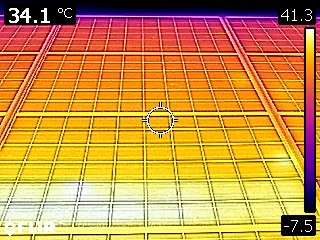
#> input picture Input Files/diode_thermal/FLIR0159.jpg, 320 x 240 px; its folder holds only this picture in this run
$ python '2 Diode Thermal.py'
#> lines starting #> are read from the running program, lines starting #| are printed output that depends on the picture; after the words box and inside, x2 and y2 are one past the last pixel; in counts of white or black regions, pixels touching at a corner belong together
import cv2
import numpy as np
import glob
import os

input_folder = 'Input Files\diode_thermal'
output_folder = 'diode_thermal'

if not os.path.exists(output_folder):
    os.makedirs(output_folder)

for file_path in glob.glob(os.path.join(input_folder, '*.jpg')):

    img = cv2.imread(file_path)
#> img is the input picture: shape (240, 320, 3); mean B, G, R 65.5, 145.6, 202.2

    gray = cv2.cvtColor(img, cv2.COLOR_BGR2GRAY)
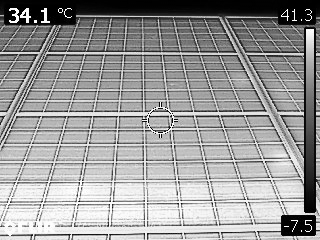
#> gray: shape (240, 320); min 0, max 255, mean 153.4

    lower = np.array([200, 200, 200], dtype=np.uint8)
    upper = np.array([255, 255, 255], dtype=np.uint8)

    mask = cv2.inRange(img, lower, upper)
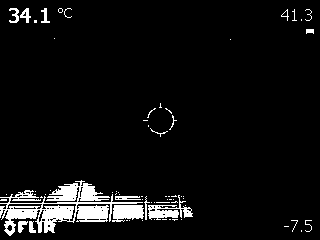
#> mask: shape (240, 320); 5.9% white; 67 white regions (50 under 20 px), largest, box (x1, y1, x2, y2) and area: (0, 180, 143, 236) 2808, (148, 195, 193, 220) 441, (112, 205, 144, 222) 435

    kernel = np.ones((5,5),np.uint8)
    dilation = cv2.dilate(mask, kernel, iterations=1)
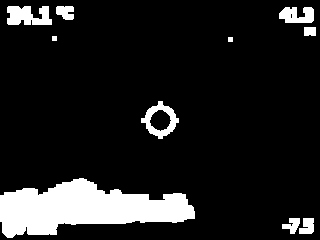
#> dilation: shape (240, 320); 12.1% white; 10 white regions, largest, box (x1, y1, x2, y2) and area: (0, 178, 195, 238) 6931, (7, 6, 52, 25) 658, (141, 101, 179, 139) 564

    # Exclude upper-left quarter region
    height, width, _ = img.shape
#> height = 240; width = 320
    quarter_height = height // 2
#> quarter_height = 120
    quarter_width = width // 2
#> quarter_width = 160
    dilation[:quarter_height, :quarter_width] = 0
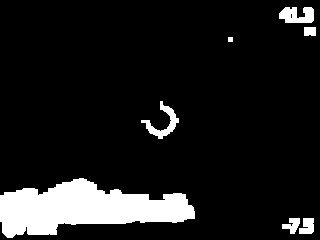
#> dilation: shape (240, 320); 10.8% white; 7 white regions

    contours, hierarchy = cv2.findContours(dilation, cv2.RETR_TREE, cv2.CHAIN_APPROX_SIMPLE)
#> contours = 8 contours, 2 with area under 20; largest, box (x1, y1, x2, y2) and area: (0, 178, 195, 238) 6676, (279, 7, 314, 23) 378, (141, 101, 179, 139) 354, (299, 218, 314, 234) 158, (282, 218, 300, 234) 136, (304, 27, 316, 36) 86

    img_contour = img.copy()
    # Exclude upper-left quarter region from contours
    for cnt in contours:
        x, y, w, h = cv2.boundingRect(cnt)
        if x < quarter_width and y < quarter_height:
            continue
        cv2.drawContours(img_contour, [cnt], -1, (0, 0, 0), thickness=2)
#> this loop made 8 passes
#> (x, y, w, h) on passes 1, 2, 3, 4, 6, 7, 8: (299, 218, 15, 16), (282, 218, 18, 16), (0, 178, 195, 60), (141, 101, 38, 38), (304, 27, 12, 9), (279, 7, 35, 16), (290, 13, 3, 6)
#> (cnt, x, y, w, h) on pass 5: ([[228, 37], [228, 41], [232, 41], [232, 37]], 228, 37, 5, 5)
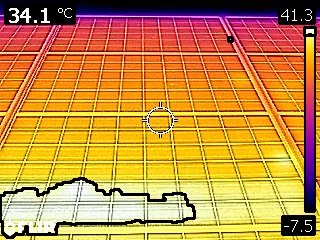
#> img_contour: shape (240, 320, 3); 3.16% of pixels changed, all inside (x1, y1, x2, y2) = (0, 6, 317, 239)

    # Add 3% border
    border_size = int(min(height, width) * 0.03)
#> border_size = 7
    img_contour = cv2.copyMakeBorder(img_contour, border_size, border_size, border_size, border_size, cv2.BORDER_CONSTANT, value=[255, 255, 255])
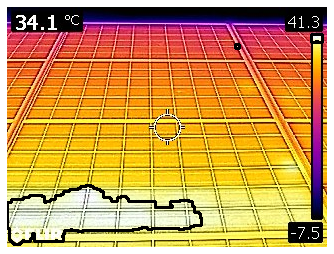
#> img_contour: shape (254, 334, 3); mean B, G, R 80.4, 151.6, 202.8

    output_file_path = os.path.join(output_folder, os.path.basename(file_path))
    cv2.imwrite(output_file_path, img_contour)

$ run again, on Input Files/diode_thermal/FLIR0542.jpg
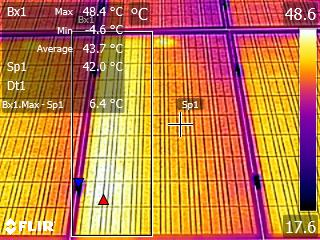
#> input picture Input Files/diode_thermal/FLIR0542.jpg, 320 x 240 px
#> img is the input picture: shape (240, 320, 3); mean B, G, R 72.8, 125.1, 191.6
#> mask: shape (240, 320); 3.1% white in thin lines or dots
#> `dilation[:quarter_height, :quarter_width] = 0`:
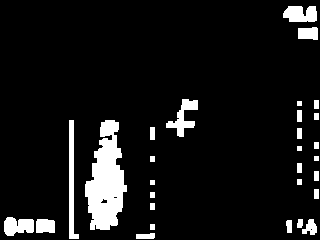
#> dilation: shape (240, 320); 8.4% white; 29 white regions
#> contours = 32 contours, 6 with area under 20; largest, box (x1, y1, x2, y2) and area: (85, 120, 127, 230) 2742, (69, 120, 79, 239) 492, (166, 99, 198, 137) 416, (283, 6, 317, 22) 404, (4, 217, 34, 236) 386
#> the loop `for cnt in contours:` made 32 passes
#> (cnt, x, y, w, h) on passes 2, 5, 9, 10, 11, 12: ([[150, 224], [150, 229], [154, 229], [154, 224]], 150, 224, 5, 6), ([[310, 229], [311, 228], [312, 229], [311, 230]], 310, 228, 3, 3), ([[150, 203], [150, 209], [154, 209], [154, 203]], 150, 203, 5, 7), ([[150, 192], [150, 197], [154, 197], [154, 192]], 150, 192, 5, 6), ([[314, 189], [314, 198], [318, 198], [318, 189]], 314, 189, 5, 10), ([[150, 180], [150, 184], [154, 184], [154, 180]], 150, 180, 5, 5)
#> `img_contour = cv2.copyMakeBorder(img_contour, border_size, border_size..`:
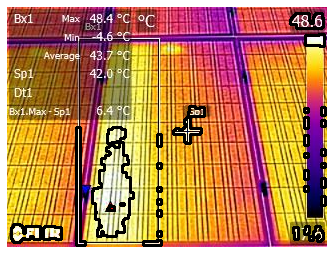
#> img_contour: shape (254, 334, 3); mean B, G, R 85, 129.5, 187

$ run again, on Input Files/diode_thermal/FLIR0548.jpg
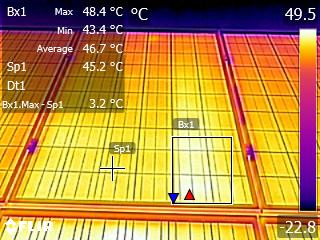
#> input picture Input Files/diode_thermal/FLIR0548.jpg, 320 x 240 px
#> img is the input picture: shape (240, 320, 3); mean B, G, R 63.5, 139.6, 185.6
#> mask: shape (240, 320); 3.3% white; 219 white regions (192 under 20 px), largest, box (x1, y1, x2, y2) and area: (180, 176, 192, 198) 187, (192, 176, 205, 199) 175, (103, 228, 117, 240) 118
#> `dilation[:quarter_height, :quarter_width] = 0`:
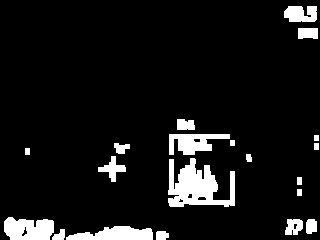
#> dilation: shape (240, 320); 8.6% white; 20 white regions
#> contours = 26 contours, 2 with area under 20; largest, box (x1, y1, x2, y2) and area: (168, 158, 235, 207) 1772, (4, 217, 54, 240) 890, (66, 226, 153, 240) 759, (169, 134, 230, 155) 716, (284, 6, 317, 22) 390
#> the loop `for cnt in contours:` made 26 passes
#> (x, y, w, h) on passes 1 to 8: (156, 231, 13, 9), (52, 229, 13, 11), (66, 226, 87, 14), (306, 219, 11, 15), (285, 219, 18, 16), (293, 223, 5, 7), (4, 217, 50, 23), (21, 226, 7, 11)
#> `img_contour = cv2.copyMakeBorder(img_contour, border_size, border_size..`:
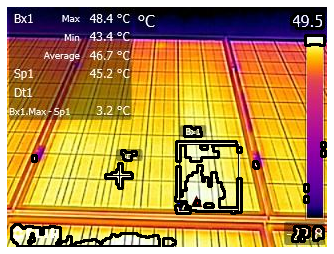
#> img_contour: shape (254, 334, 3); mean B, G, R 74.8, 140.1, 180.9

$ run again, on Input Files/diode_thermal/FLIR0558.jpg
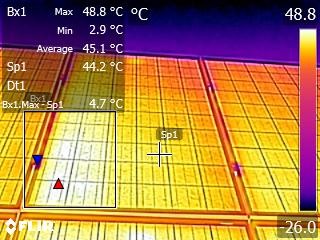
#> input picture Input Files/diode_thermal/FLIR0558.jpg, 320 x 240 px
#> img is the input picture: shape (240, 320, 3); mean B, G, R 72.3, 129.6, 174.3
#> mask: shape (240, 320); 4.8% white; 202 white regions (176 under 20 px), largest, box (x1, y1, x2, y2) and area: (38, 160, 73, 205) 728, (66, 160, 98, 206) 719, (53, 129, 78, 159) 372
#> `dilation[:quarter_height, :quarter_width] = 0`:
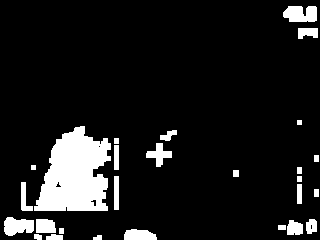
#> dilation: shape (240, 320); 10.3% white; 27 white regions
#> contours = 31 contours, 5 with area under 20; largest, box (x1, y1, x2, y2) and area: (34, 126, 111, 211) 4351, (283, 6, 317, 22) 412, (4, 217, 34, 236) 386, (124, 229, 157, 240) 262, (146, 143, 172, 167) 249
#> the loop `for cnt in contours:` made 31 passes
#> (x, y, w, h) on passes 1, 2, 3, 4, 7, 8, 9, 10: (93, 235, 9, 5), (46, 234, 17, 6), (34, 234, 8, 6), (124, 229, 33, 11), (287, 220, 16, 15), (306, 219, 11, 15), (310, 224, 3, 6), (36, 219, 20, 14)
#> `img_contour = cv2.copyMakeBorder(img_contour, border_size, border_size..`:
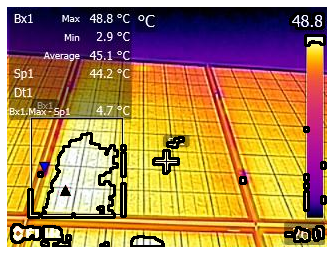
#> img_contour: shape (254, 334, 3); mean B, G, R 83.9, 132.3, 171.6
